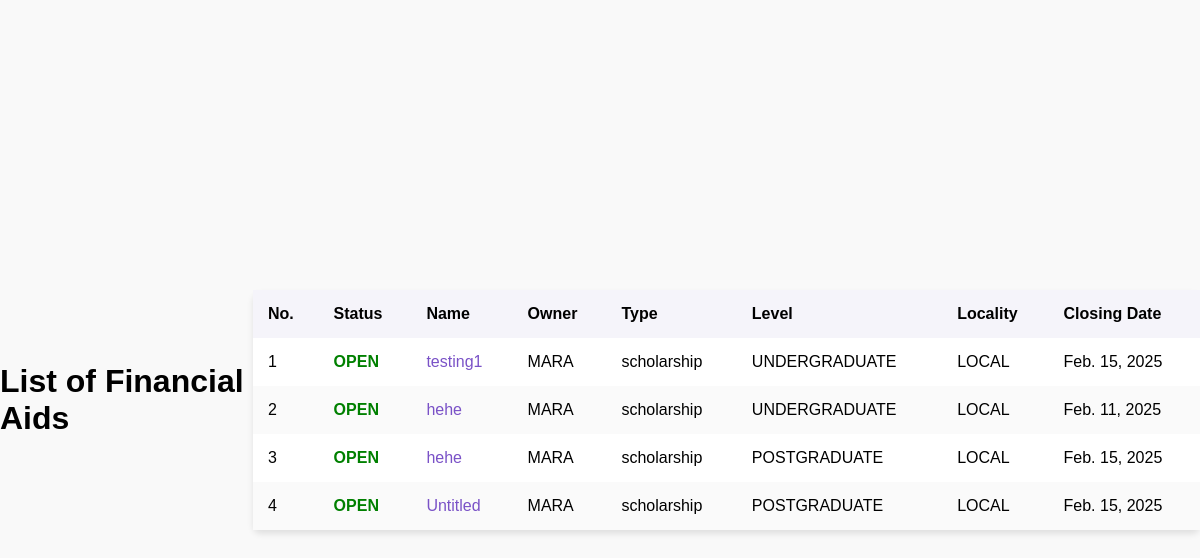
Before: /programs/aid/ with the older database file.
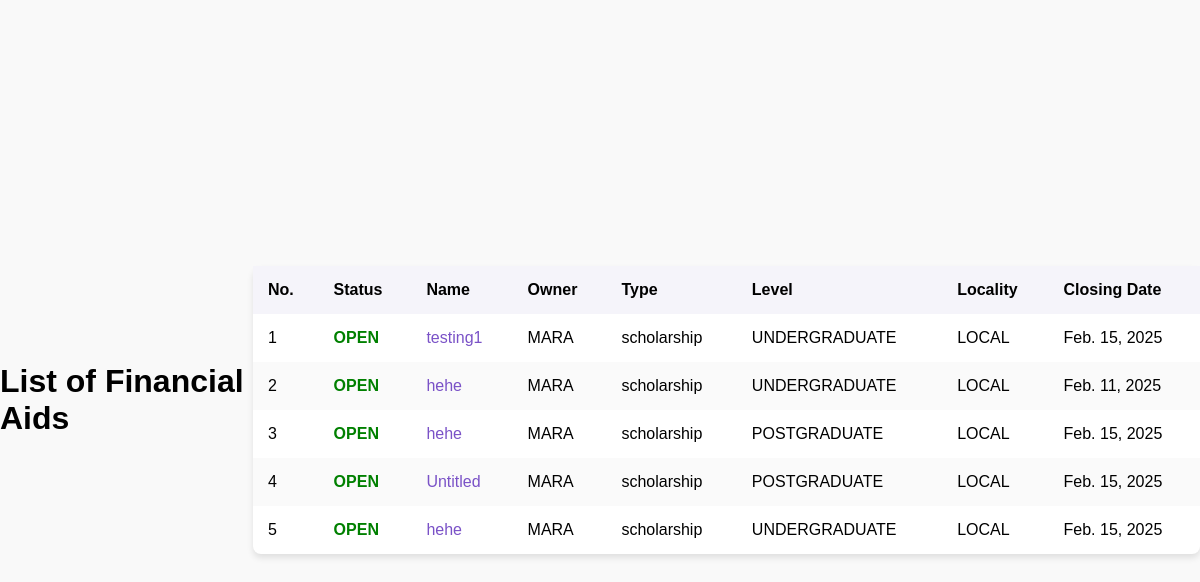
After: the same page with the newer database file.
### programs/models.py (models this page shows, shortened)
class AidProgram(models.Model):
    STATUS_CHOICES = [
        ('OPEN', 'Open'),
        ('CLOSE', 'Close'),
    ]
    LOCALITY_CHOICES = [
        ('LOCAL', 'Local'),
        ('INTERNATIONAL', 'International'),
    ]
    LEVEL_CHOICES = [
        ('UNDERGRADUATE', 'Undergraduate'),
        ('POSTGRADUATE', 'Postgraduate'),
    ]
    APPROVAL_CHOICES = [
        ('PENDING', 'Pending'),
        ('APPROVED', 'Approved'),
        ('REJECTED', 'Rejected'),
    ]
    name = models.CharField(max_length=255)
    owner = models.CharField(max_length=255)
    aid_type = models.CharField(max_length=100)
    level = models.CharField(max_length=20, choices=LEVEL_CHOICES)
    locality = models.CharField(max_length=20, choices=LOCALITY_CHOICES)
    status = models.CharField(max_length=10, choices=STATUS_CHOICES, default='OPEN')
    eligibility = models.TextField(blank=True, null=True)
    closing_date = models.DateField()
    required_documents = models.TextField(blank=True, null=True)
    total_funds = models.DecimalField(max_digits=12, decimal_places=2, null=True, blank=True)
    proposed_by = models.ForeignKey(settings.AUTH_USER_MODEL, on_delete=models.CASCADE, null=True, blank=True)
    approval_status = models.CharField(max_length=10, choices=APPROVAL_CHOICES, default='PENDING')

### programs/views.py (the view)
# urls.py: path('aid/', aid_list, name='aid_list'),
def aid_list(request):
    aids = AidProgram.objects.filter(approval_status="APPROVED", status="OPEN")
    return render(request, 'aid_list.html', {'aids': aids})

### programs/templates/aid_list.html (shortened to what this page needs)
{% extends 'base.html' %}
{% load static %}
{% block statics %}
    <link rel="stylesheet" href="{% static 'css/aid_list.css' %}">
{% endblock statics %}
{% block content %}
<!DOCTYPE html>
<html lang="en">
<head>
</head>
<body>
    <h1>List of Financial Aids</h1>
    <table>
        <thead>
            <tr>
                <th>No.</th>
                <th>Status</th>
                <th>Name</th>
                <th>Owner</th>
                <th>Type</th>
                <th>Level</th>
                <th>Locality</th>
                <th>Closing Date</th>
            </tr>
        </thead>
        <tbody>
            {% for aid in aids %}
            <tr>
                <td>{{ forloop.counter }}</td>
                <td class="{{ aid.status|lower }}">{{ aid.status }}</td>
                <td>
                    <a href="{% url 'aid_details' aid.id %}">{{ aid.name }}</a>
                </td>
                <td>{{ aid.owner }}</td>
                <td>{{ aid.aid_type }}</td>
                <td>{{ aid.level }}</td>
                <td>{{ aid.locality }}</td>
                <td>{{ aid.closing_date }}</td>
            </tr>
            {% empty %}
            <tr>
                <td colspan="8">No financial aids available.</td>
            </tr>
            {% endfor %}
        </tbody>
    </table>
</body>
</html>
{% endblock %}

Changed rows visible on the page:
now on this page (row edited): AidProgram: status "OPEN", name "hehe", owner "MARA", aid_type "scholarship", level "UNDERGRADUATE", locality "LOCAL", closing_date "Feb. 15, 2025"
